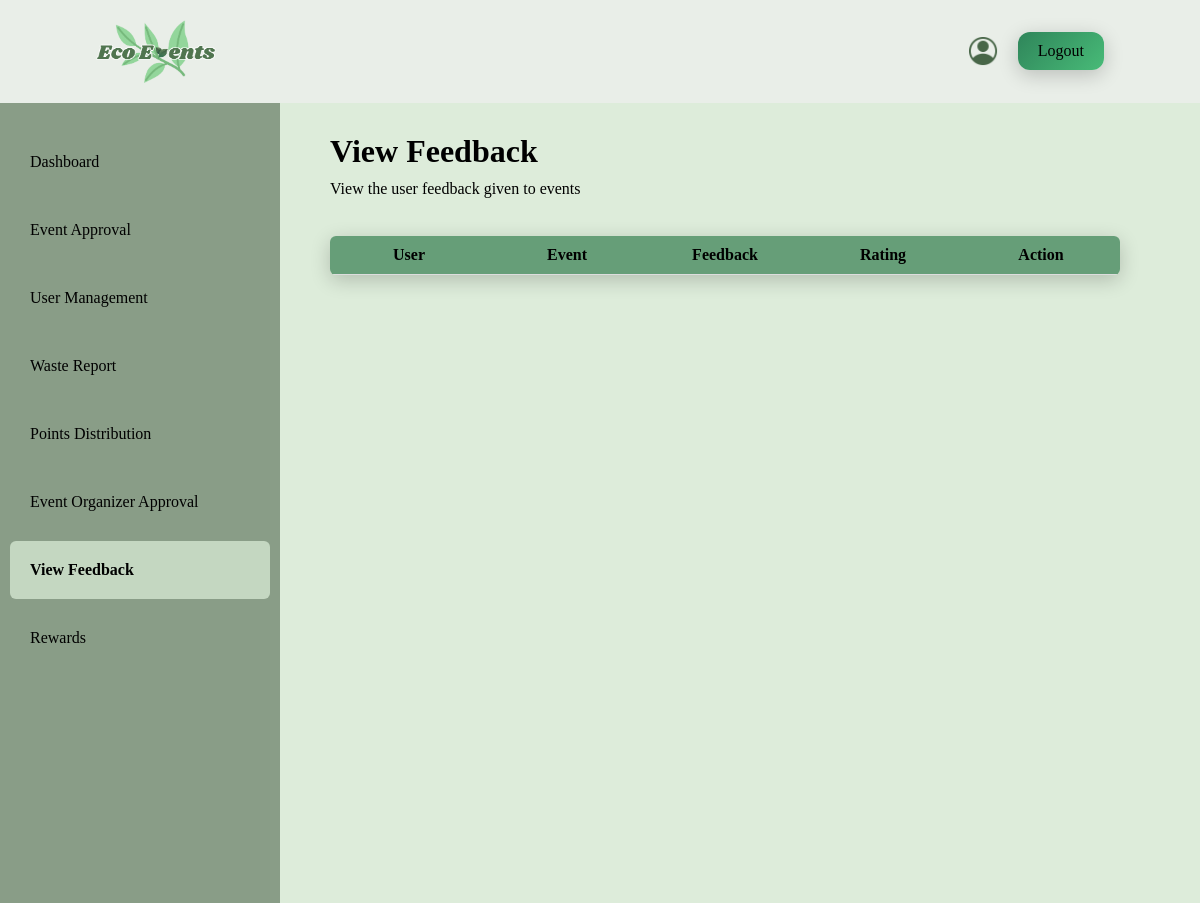
The page /Admin/ViewFeedback.php on the database as committed earlier.
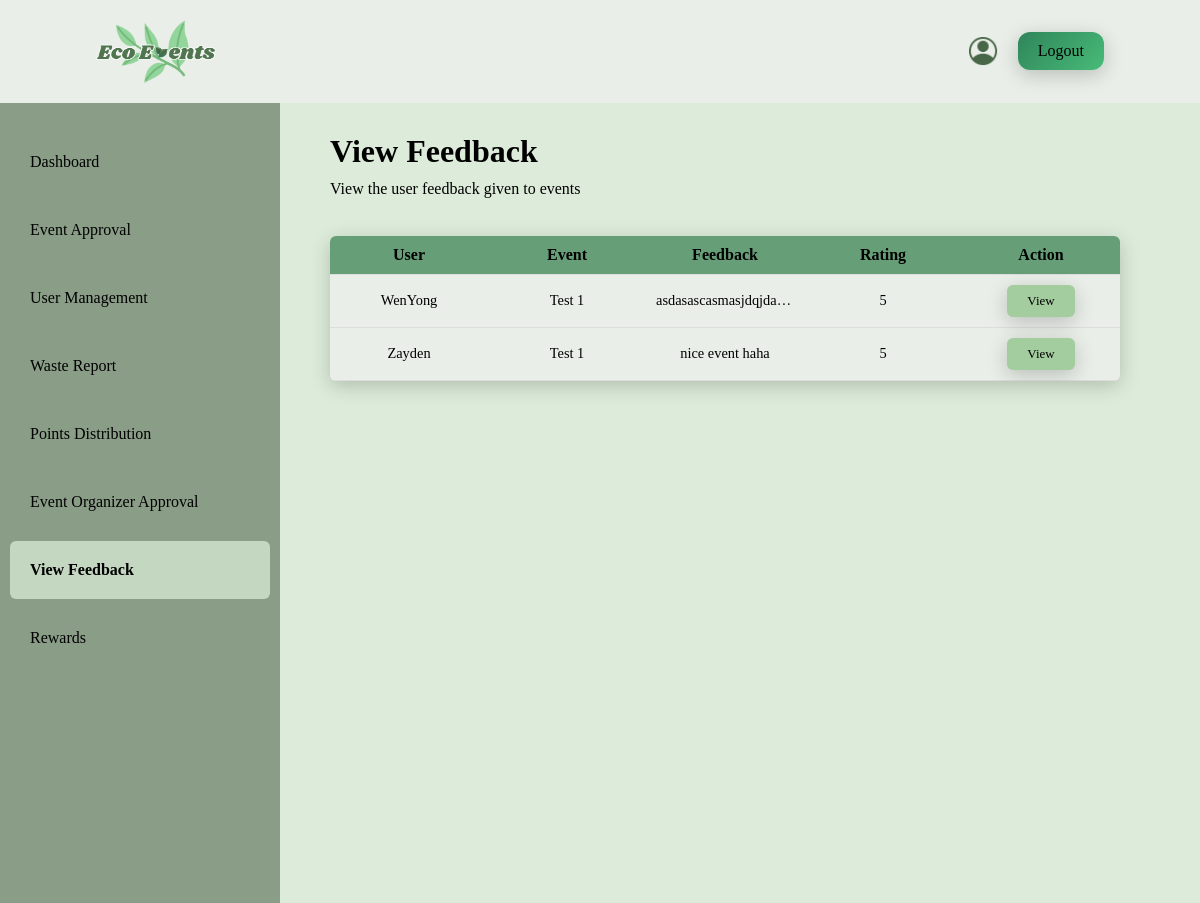
The same page on the database as committed later.
### tables this page shows
CREATE TABLE `feedback` (
  `feedback_id` int(11) NOT NULL,
  `event_id` int(11) NOT NULL,
  `rating` int(11) NOT NULL,
  `feedback_text` text DEFAULT NULL,
  `submitted_at` timestamp NOT NULL DEFAULT current_timestamp(),
  `user_email` varchar(255) NOT NULL
);

CREATE TABLE `user` (
  `user_id` int(11) NOT NULL,
  `user_fullname` varchar(255) NOT NULL,
  `user_email` varchar(255) NOT NULL,
  `user_username` varchar(255) NOT NULL,
  `user_phoneNumber` varchar(50) NOT NULL,
  `user_password` varchar(255) NOT NULL,
  `user_profilePicture` varchar(255) DEFAULT NULL,
  `user_role` varchar(20) NOT NULL,
  `user_point` int(11) NOT NULL,
  `user_organization` varchar(255) DEFAULT NULL,
  `user_reason` varchar(255) DEFAULT NULL,
  `user_document` varchar(255) DEFAULT NULL,
  `user_status` varchar(255) NOT NULL,
  `user_registerDate` datetime NOT NULL DEFAULT current_timestamp()
);

CREATE TABLE `events` (
  `id` int(11) NOT NULL,
  `event_name` varchar(255) NOT NULL,
  `event_date` date NOT NULL,
  `event_time` time DEFAULT NULL,
  `event_location` varchar(255) NOT NULL,
  `event_type` varchar(100) NOT NULL,
  `max_participants` int(11) DEFAULT NULL,
  `description` text DEFAULT NULL,
  `sustainability_goals` text DEFAULT NULL,
  `event_image` varchar(255) DEFAULT NULL,
  `status` varchar(50) DEFAULT 'Pending',
  `created_at` timestamp NOT NULL DEFAULT current_timestamp(),
  `last_updated_at` timestamp NULL DEFAULT NULL,
  `update_notice` varchar(255) DEFAULT NULL,
  `show_update_notice` tinyint(1) DEFAULT 0,
  `waste_report` text DEFAULT NULL,
  `organizer_id` int(11) DEFAULT NULL
);

### Admin/ViewFeedback.php (the view, shortened to what this page needs)
<!DOCTYPE html>
<html lang="en">
<head>
    <link rel="stylesheet" href="reset.css">
</head>
<body>
    <div class = "topBar">
        <img class = "logo" src="logo.png" alt="Website Logo">
        <div class = "rightSide">
            <a href="Profile.php">
                <img class = "profile" src="profile.png" alt="Profile icon">
            </a>
            <a class = "logout" href="logout.php">Logout</a>
        </div>
    </div>
    <div class = "container">
        <aside class = "sideBar">
            <a href = "dashboard.php">Dashboard</a>
            <a href="eventApproval.php">Event Approval</a>
            <a href="userManagement.php">User Management</a>
            <a href="wasteReport.php">Waste Report</a>
            <a href="PointsDistribution.php">Points Distribution</a>
            <a href="OrganizerApproval.php">Event Organizer Approval</a>
            <a class = "viewFeedback" href="ViewFeedback.php">View Feedback</a>
            <a href="redeemRewards.php">Rewards</a>
        </aside>
        <div class = "firstContent">
            <h1>View Feedback</h1>
            <p>View the user feedback given to events</p>
            <br>
            <table class = "viewFeedbackTable">
                <tr class = "header">
                    <th>User</th>
                    <th>Event</th>
                    <th>Feedback</th>
                    <th>Rating</th>
                    <th>Action</th>
                </tr>
                <?php
                    include "conn.php";
                    $sql = "SELECT f.feedback_id, f.rating, f.user_email, f.feedback_text, u.user_fullname, e.event_name
                            FROM feedback f
                            JOIN `user` u ON f.user_email = u.user_email
                            JOIN events e ON f.event_id = e.id
                           ";
                    $result = mysqli_query($dbConn, $sql);
                    while($row = mysqli_fetch_assoc($result)) {
                ?>
                <tr>
                    <td>
                        <?php echo $row['user_fullname']; ?>
                    </td>
                    <td>
                        <?php echo $row['event_name']; ?>
                    </td>
                    <td class = "feedbackText">
                        <?php echo $row['feedback_text']; ?>
                    </td>
                    <td>
                        <?php echo $row['rating']; ?>
                    </td>
                    <td>
                        <a class="viewButton" href="ViewFeedback2.php?feedback_id=<?php echo $row['feedback_id']; ?>">View</a>
                    </td>
                </tr>
                <?php
                    }
                ?>
            </table>
        </div>
    </div>
</body>
</html>

Rows that differ between the two databases and show on the page:
added feedback: user.user_fullname "WenYong", event.event_name "Test 1", feedback_text "asdasascasmasjdqjda…", rating "5"
now on this page (row edited): feedback: user.user_fullname "Zayden", event.event_name "Test 1", feedback_text "nice event haha", rating "5"
